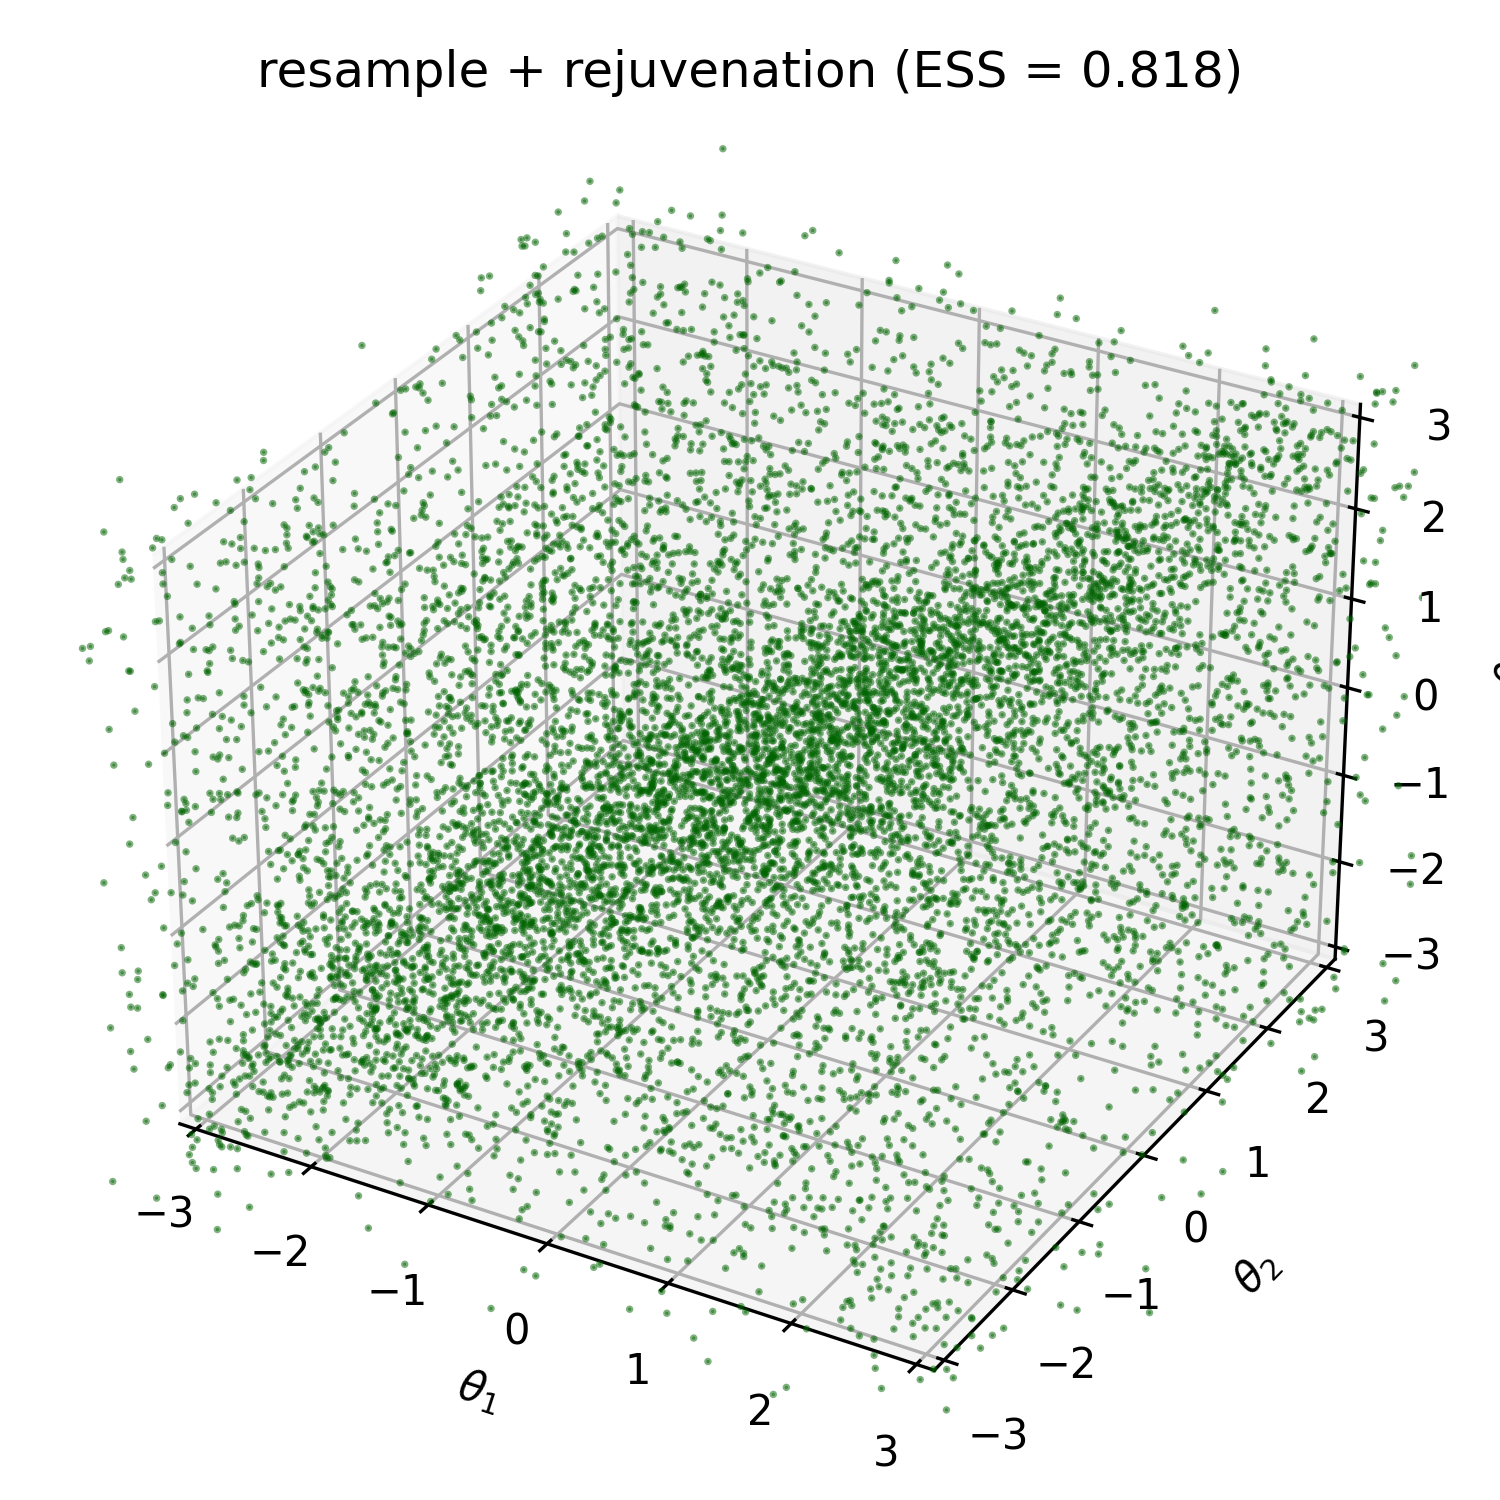

Write the Python code that produced this figure.
# pyright: reportArgumentType=false, reportCallIssue=false

from pathlib import Path
import math
import torch
import os
os.environ.setdefault("TRITON_PRINT_AUTOTUNING", "0")
os.environ.setdefault("TORCHINDUCTOR_COMPILE_THREADS", "1") # cleaner logs

from zflows.flow import NCSF
from zflows.potential import Potential, Uniform
from zflows.loss import reverse_KL
from zflows.utils import resample, compute_ESS_log, rejuvenation, importance_weights_log

HERE = Path(__file__).resolve().parent

device = 'cuda' if torch.cuda.is_available() else 'cpu'
torch.manual_seed(0)

# source: U0(x) = const   (uniform on [-pi, pi]^3)
u0 = Uniform(a=[-math.pi, -math.pi, -math.pi], b=[math.pi, math.pi, math.pi]).to(device)

# target: von Mises ridge mixture on the 3-torus
# U1(x) = -log[ exp(k cos(x1-x2)) + exp(k cos(x2-x3)) + exp(k cos(x3-x1)) ]
class U1(Potential):
    def __init__(self, kappa: float = 4.0):
        super().__init__()
        self.kappa = kappa
    def forward(self, x: torch.Tensor) -> torch.Tensor:
        t1, t2, t3 = x[:, 0], x[:, 1], x[:, 2]
        logits = torch.stack([
            self.kappa * torch.cos(t1 - t2),
            self.kappa * torch.cos(t2 - t3),
            self.kappa * torch.cos(t3 - t1),
        ], dim=-1) # [N, 3]
        return -torch.logsumexp(logits, dim=-1) # [N]

u1 = U1(kappa=4.0).to(device)

# initialize Neural Circular Spline Flow (NCSF)
flow = NCSF(
    a=[-math.pi, -math.pi, -math.pi],
    b=[ math.pi,  math.pi,  math.pi],
    bins=8, transforms=4, hidden_features=(128, 128),
).to(device)

# training parameters
N: int = 20000 # number of samples
LR: float = 1e-3 # learning rate
BATCH: int = 2000 # batch size
EPOCH: int = 20 # number of epochs

x = u0.samples(N) # generate samples
optimizer = torch.optim.Adam(flow.parameters(), lr=LR)

for epoch in range(EPOCH):
    perm = torch.randperm(N, device=device)
    epoch_loss = 0.0
    n_batches = 0
    for start in range(0, N, BATCH):
        idx = perm[start:start + BATCH]
        x_batch = x[idx]

        loss = reverse_KL(x_batch, target=u1, F=flow.t())

        optimizer.zero_grad()
        loss.backward()
        optimizer.step()

        epoch_loss += loss.item()
        n_batches += 1

    avg_loss = epoch_loss / n_batches
    print(f"epoch {epoch+1:>3}/{EPOCH}   KL_loss = {avg_loss:.6f}")

# importance sampling diagnostics + 3D scatter
import matplotlib.pyplot as plt

with torch.no_grad():
    x_plot = u0.samples(N) # fresh samples from source
    y_plot, _ = flow.t().call_and_ladj(x_plot) # pushforward F(x), used for resampling
    log_w = importance_weights_log(x_plot, source=u0, target=u1, F=flow.t(), chunk=2)

ess = compute_ESS_log(log_w)
print(f"ESS = {ess.item():.4f}")

# resample to N equally-weighted particles, then rejuvenate via Langevin
with torch.no_grad():
    w = (log_w - log_w.max()).exp() # normalize-stable weights
    y_resampled = resample(y_plot, w)

import os
os.environ.setdefault("TRITON_PRINT_AUTOTUNING", "0")
os.environ.setdefault("TORCHINDUCTOR_COMPILE_THREADS", "1") # cleaner logs

u1.enable_eval() # for faster MALA
u1.enable_grad() # opt-in: build .grad(x) only when needed
y_fresh = rejuvenation(y_resampled, potential=u1, adjust=True, chunk=4) # default step / iters

# subsample for a less crowded 3D scatter
N_PLOT = 10000
idx_plot = torch.randperm(y_fresh.shape[0])[:N_PLOT]
y_fresh_np = y_fresh[idx_plot].detach().cpu().numpy()

fig = plt.figure(figsize=(5, 5))
ax = fig.add_subplot(111, projection="3d")
ax.scatter(y_fresh_np[:, 0], y_fresh_np[:, 1], y_fresh_np[:, 2], s=0.6, alpha=0.5, color="darkgreen")
ax.set_xlim(-math.pi, math.pi)
ax.set_ylim(-math.pi, math.pi)
ax.set_zlim(-math.pi, math.pi)
ax.set_xlabel(r"$\theta_1$")
ax.set_ylabel(r"$\theta_2$")
ax.set_zlabel(r"$\theta_3$")
ax.set_title(f"resample + rejuvenation (ESS = {ess.item():.3f})")

plt.tight_layout()
plt.savefig(HERE / "3D_periodic.png", dpi=300)
plt.show()
